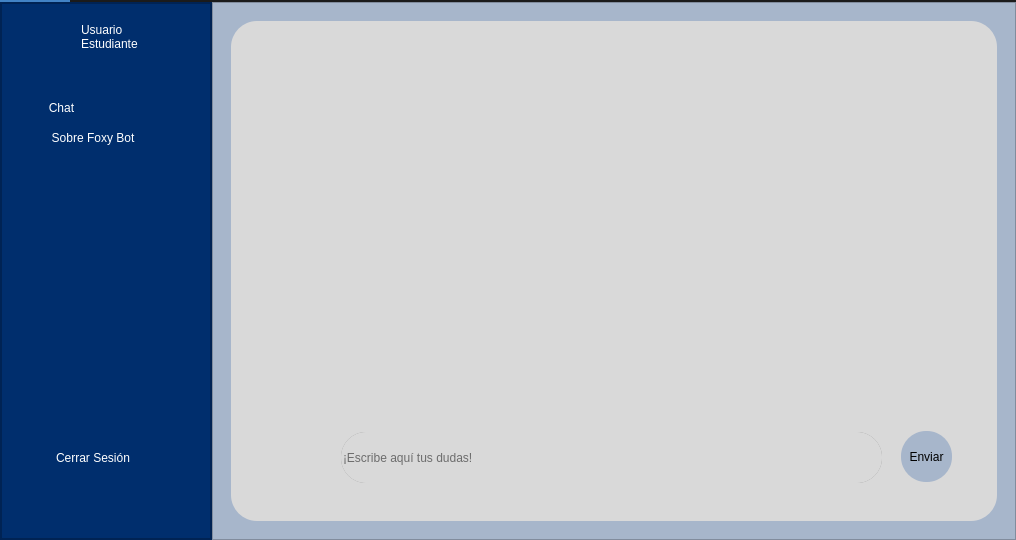
<?xml version="1.0" encoding="UTF-8"?>
<ui version="4.0">
 <class>VentanaEstudiante</class>
 <widget class="QMainWindow" name="VentanaEstudiante">
  <property name="geometry">
   <rect>
    <x>0</x>
    <y>0</y>
    <width>1016</width>
    <height>540</height>
   </rect>
  </property>
  <property name="minimumSize">
   <size>
    <width>1000</width>
    <height>500</height>
   </size>
  </property>
  <property name="windowTitle">
   <string>MainWindow</string>
  </property>
  <property name="styleSheet">
   <string notr="true">background-color: rgb(45, 45, 45);</string>
  </property>
  <widget class="QWidget" name="centralwidget">
   <layout class="QVBoxLayout" name="verticalLayout">
    <property name="spacing">
     <number>0</number>
    </property>
    <property name="leftMargin">
     <number>0</number>
    </property>
    <property name="topMargin">
     <number>0</number>
    </property>
    <property name="rightMargin">
     <number>0</number>
    </property>
    <property name="bottomMargin">
     <number>0</number>
    </property>
    <item>
     <widget class="QFrame" name="Top_Bar">
      <property name="maximumSize">
       <size>
        <width>16777215</width>
        <height>40</height>
       </size>
      </property>
      <property name="styleSheet">
       <string notr="true">background-color: rgb(35, 35, 35);</string>
      </property>
      <property name="frameShape">
       <enum>QFrame::NoFrame</enum>
      </property>
      <property name="frameShadow">
       <enum>QFrame::Raised</enum>
      </property>
      <layout class="QHBoxLayout" name="horizontalLayout">
       <property name="spacing">
        <number>0</number>
       </property>
       <property name="leftMargin">
        <number>0</number>
       </property>
       <property name="topMargin">
        <number>0</number>
       </property>
       <property name="rightMargin">
        <number>0</number>
       </property>
       <property name="bottomMargin">
        <number>0</number>
       </property>
       <item>
        <widget class="QFrame" name="frame_toggle">
         <property name="maximumSize">
          <size>
           <width>70</width>
           <height>40</height>
          </size>
         </property>
         <property name="styleSheet">
          <string notr="true">background-color: rgb(85, 170, 255);</string>
         </property>
         <property name="frameShape">
          <enum>QFrame::StyledPanel</enum>
         </property>
         <property name="frameShadow">
          <enum>QFrame::Raised</enum>
         </property>
         <layout class="QVBoxLayout" name="verticalLayout_2">
          <property name="spacing">
           <number>0</number>
          </property>
          <property name="leftMargin">
           <number>0</number>
          </property>
          <property name="topMargin">
           <number>0</number>
          </property>
          <property name="rightMargin">
           <number>0</number>
          </property>
          <property name="bottomMargin">
           <number>0</number>
          </property>
         </layout>
        </widget>
       </item>
       <item>
        <widget class="QFrame" name="frame_top">
         <property name="frameShape">
          <enum>QFrame::StyledPanel</enum>
         </property>
         <property name="frameShadow">
          <enum>QFrame::Raised</enum>
         </property>
        </widget>
       </item>
      </layout>
     </widget>
    </item>
    <item>
     <widget class="QFrame" name="Content">
      <property name="styleSheet">
       <string notr="true">background-color: rgb(255, 255, 255);</string>
      </property>
      <property name="frameShape">
       <enum>QFrame::NoFrame</enum>
      </property>
      <property name="frameShadow">
       <enum>QFrame::Raised</enum>
      </property>
      <layout class="QHBoxLayout" name="horizontalLayout_2">
       <property name="spacing">
        <number>0</number>
       </property>
       <property name="leftMargin">
        <number>0</number>
       </property>
       <property name="topMargin">
        <number>0</number>
       </property>
       <property name="rightMargin">
        <number>0</number>
       </property>
       <property name="bottomMargin">
        <number>0</number>
       </property>
       <item>
        <widget class="QFrame" name="frame_left_menu">
         <property name="minimumSize">
          <size>
           <width>212</width>
           <height>0</height>
          </size>
         </property>
         <property name="maximumSize">
          <size>
           <width>70</width>
           <height>16777215</height>
          </size>
         </property>
         <property name="styleSheet">
          <string notr="true">background-color: rgb(0, 46, 109);</string>
         </property>
         <property name="frameShape">
          <enum>QFrame::StyledPanel</enum>
         </property>
         <property name="frameShadow">
          <enum>QFrame::Raised</enum>
         </property>
         <layout class="QVBoxLayout" name="verticalLayout_3">
          <property name="leftMargin">
           <number>0</number>
          </property>
          <property name="topMargin">
           <number>0</number>
          </property>
          <property name="rightMargin">
           <number>0</number>
          </property>
          <property name="bottomMargin">
           <number>0</number>
          </property>
          <item>
           <widget class="QFrame" name="frame_3">
            <property name="frameShape">
             <enum>QFrame::StyledPanel</enum>
            </property>
            <property name="frameShadow">
             <enum>QFrame::Raised</enum>
            </property>
            <widget class="QPushButton" name="btn_chat">
             <property name="geometry">
              <rect>
               <x>20</x>
               <y>90</y>
               <width>171</width>
               <height>30</height>
              </rect>
             </property>
             <property name="minimumSize">
              <size>
               <width>0</width>
               <height>30</height>
              </size>
             </property>
             <property name="cursor">
              <cursorShape>PointingHandCursor</cursorShape>
             </property>
             <property name="styleSheet">
              <string notr="true">QPushButton {
	font: 11.5pt &quot;Calibri&quot;;
	color: rgb(255, 255, 255);
	padding-left:-90px;
	background-color: rgb(0, 46, 109);
	border: 0px solid;
	border-radius:15px;
}
QPushButton:hover {
	background-color: rgb(93, 129, 163);
}


	
	
	
	
</string>
             </property>
             <property name="text">
              <string>Chat</string>
             </property>
             <property name="flat">
              <bool>false</bool>
             </property>
            </widget>
            <widget class="QLabel" name="label_2">
             <property name="geometry">
              <rect>
               <x>80</x>
               <y>20</y>
               <width>47</width>
               <height>13</height>
              </rect>
             </property>
             <property name="styleSheet">
              <string notr="true">color: rgb(255, 255, 255);
font: 11.5pt &quot;Calibri&quot;;</string>
             </property>
             <property name="text">
              <string>Usuario</string>
             </property>
            </widget>
            <widget class="QLabel" name="label_3">
             <property name="geometry">
              <rect>
               <x>80</x>
               <y>31</y>
               <width>61</width>
               <height>20</height>
              </rect>
             </property>
             <property name="styleSheet">
              <string notr="true">color: rgb(255, 255, 255);
font: 25 11pt &quot;Calibri Light&quot;;
background-color: transparent;</string>
             </property>
             <property name="text">
              <string>Estudiante</string>
             </property>
            </widget>
            <widget class="QPushButton" name="btn_cerrarSesion">
             <property name="geometry">
              <rect>
               <x>30</x>
               <y>440</y>
               <width>171</width>
               <height>30</height>
              </rect>
             </property>
             <property name="minimumSize">
              <size>
               <width>0</width>
               <height>30</height>
              </size>
             </property>
             <property name="cursor">
              <cursorShape>PointingHandCursor</cursorShape>
             </property>
             <property name="styleSheet">
              <string notr="true">QPushButton {
	font: 9pt &quot;Calibri&quot;;
	color: rgb(255, 255, 255);
	padding-left:-47px;
	background-color: rgb(0, 46, 109);
	border: 0px solid;
	border-radius:15px;
}
QPushButton:hover {
	background-color: rgb(93, 129, 163);
}


	
	
	
	
</string>
             </property>
             <property name="text">
              <string>Cerrar Sesión</string>
             </property>
             <property name="flat">
              <bool>false</bool>
             </property>
            </widget>
            <widget class="QPushButton" name="btn_about">
             <property name="geometry">
              <rect>
               <x>20</x>
               <y>120</y>
               <width>171</width>
               <height>30</height>
              </rect>
             </property>
             <property name="minimumSize">
              <size>
               <width>0</width>
               <height>30</height>
              </size>
             </property>
             <property name="cursor">
              <cursorShape>PointingHandCursor</cursorShape>
             </property>
             <property name="styleSheet">
              <string notr="true">QPushButton {
	font: 11.5pt &quot;Calibri&quot;;
	color: rgb(255, 255, 255);
	padding-left:-27px;
	background-color: rgb(0, 46, 109);
	border: 0px solid;
	border-radius:15px;
}
QPushButton:hover {
	background-color: rgb(93, 129, 163);
}


	
	
	
	
</string>
             </property>
             <property name="text">
              <string>Sobre Foxy Bot</string>
             </property>
             <property name="flat">
              <bool>false</bool>
             </property>
            </widget>
            <widget class="QLabel" name="label_4">
             <property name="geometry">
              <rect>
               <x>30</x>
               <y>10</y>
               <width>51</width>
               <height>41</height>
              </rect>
             </property>
             <property name="contextMenuPolicy">
              <enum>Qt::CustomContextMenu</enum>
             </property>
             <property name="text">
              <string/>
             </property>
             <property name="pixmap">
              <pixmap>../img/ico.png</pixmap>
             </property>
             <property name="scaledContents">
              <bool>true</bool>
             </property>
            </widget>
           </widget>
          </item>
         </layout>
        </widget>
       </item>
       <item>
        <widget class="QFrame" name="frame_pages">
         <property name="maximumSize">
          <size>
           <width>16777215</width>
           <height>16777215</height>
          </size>
         </property>
         <property name="styleSheet">
          <string notr="true">background-color: rgb(167, 182, 203);</string>
         </property>
         <property name="frameShape">
          <enum>QFrame::StyledPanel</enum>
         </property>
         <property name="frameShadow">
          <enum>QFrame::Raised</enum>
         </property>
         <layout class="QVBoxLayout" name="verticalLayout_5">
          <item>
           <widget class="QStackedWidget" name="stackedWidget">
            <property name="currentIndex">
             <number>0</number>
            </property>
            <widget class="QWidget" name="page_1">
             <layout class="QHBoxLayout" name="horizontalLayout_3">
              <item>
               <widget class="QFrame" name="frame">
                <property name="styleSheet">
                 <string notr="true">QFrame{
	background-color: rgb(217, 217, 217);
	border-radius:26px;

}</string>
                </property>
                <property name="frameShape">
                 <enum>QFrame::StyledPanel</enum>
                </property>
                <property name="frameShadow">
                 <enum>QFrame::Raised</enum>
                </property>
                <widget class="QFrame" name="frame_input_messages">
                 <property name="geometry">
                  <rect>
                   <x>10</x>
                   <y>400</y>
                   <width>731</width>
                   <height>71</height>
                  </rect>
                 </property>
                 <property name="styleSheet">
                  <string notr="true">QFrame{
	
	
	
	padding-top:1px;
	border-radius:25px;
}</string>
                 </property>
                 <property name="frameShape">
                  <enum>QFrame::StyledPanel</enum>
                 </property>
                 <property name="frameShadow">
                  <enum>QFrame::Raised</enum>
                 </property>
                 <widget class="QPushButton" name="pushButton">
                  <property name="geometry">
                   <rect>
                    <x>660</x>
                    <y>10</y>
                    <width>51</width>
                    <height>51</height>
                   </rect>
                  </property>
                  <property name="cursor">
                   <cursorShape>PointingHandCursor</cursorShape>
                  </property>
                  <property name="styleSheet">
                   <string notr="true">QPushButton{
	background-color: rgb(167, 182, 203);
	padding-top:1px;
	border-radius:25px;
	border-color: rgb(0, 46, 109);
}

QPushButton:hover {
	background-color: rgb(93, 129, 163);
}</string>
                  </property>
                  <property name="text">
                   <string>Enviar</string>
                  </property>
                 </widget>
                 <widget class="QLabel" name="label_5">
                  <property name="geometry">
                   <rect>
                    <x>20</x>
                    <y>0</y>
                    <width>61</width>
                    <height>61</height>
                   </rect>
                  </property>
                  <property name="contextMenuPolicy">
                   <enum>Qt::CustomContextMenu</enum>
                  </property>
                  <property name="styleSheet">
                   <string notr="true"/>
                  </property>
                  <property name="text">
                   <string/>
                  </property>
                  <property name="pixmap">
                   <pixmap>../../../Downloads/icoUser.png</pixmap>
                  </property>
                  <property name="scaledContents">
                   <bool>true</bool>
                  </property>
                  <property name="wordWrap">
                   <bool>true</bool>
                  </property>
                 </widget>
                 <widget class="QFrame" name="frame_4">
                  <property name="geometry">
                   <rect>
                    <x>100</x>
                    <y>11</y>
                    <width>541</width>
                    <height>51</height>
                   </rect>
                  </property>
                  <property name="styleSheet">
                   <string notr="true">QFrame{
	
	
	
	
	
	
	background-color: rgb(148, 148, 148);
	padding-top:1px;
	border-radius:25px;
	
	border-color: rgb(0, 46, 109);
}</string>
                  </property>
                  <property name="frameShape">
                   <enum>QFrame::StyledPanel</enum>
                  </property>
                  <property name="frameShadow">
                   <enum>QFrame::Raised</enum>
                  </property>
                  <widget class="QLineEdit" name="lineEdit">
                   <property name="geometry">
                    <rect>
                     <x>0</x>
                     <y>0</y>
                     <width>541</width>
                     <height>51</height>
                    </rect>
                   </property>
                   <property name="styleSheet">
                    <string notr="true">QLineEdit{
	
	
	
	
	background-color: rgb(217, 217, 217);
	padding-top:1px;
	border-radius:25px;
	
	border-color: rgb(0, 46, 109);
}</string>
                   </property>
                   <property name="placeholderText">
                    <string>¡Escribe aquí tus dudas!</string>
                   </property>
                  </widget>
                 </widget>
                 <zorder>frame_4</zorder>
                 <zorder>pushButton</zorder>
                 <zorder>label_5</zorder>
                </widget>
                <widget class="QListView" name="listView">
                 <property name="geometry">
                  <rect>
                   <x>20</x>
                   <y>20</y>
                   <width>721</width>
                   <height>351</height>
                  </rect>
                 </property>
                </widget>
               </widget>
              </item>
             </layout>
            </widget>
            <widget class="QWidget" name="page_2">
             <layout class="QVBoxLayout" name="verticalLayout_6">
              <item>
               <widget class="QFrame" name="frame_2">
                <property name="styleSheet">
                 <string notr="true">QFrame{
	background-color: rgb(217, 217, 217);
	border-radius:26px;

}</string>
                </property>
                <property name="frameShape">
                 <enum>QFrame::StyledPanel</enum>
                </property>
                <property name="frameShadow">
                 <enum>QFrame::Raised</enum>
                </property>
                <widget class="QLabel" name="label">
                 <property name="geometry">
                  <rect>
                   <x>340</x>
                   <y>220</y>
                   <width>141</width>
                   <height>61</height>
                  </rect>
                 </property>
                 <property name="styleSheet">
                  <string notr="true">font: 16pt &quot;Calibri&quot;;</string>
                 </property>
                 <property name="text">
                  <string>&lt;html&gt;&lt;head/&gt;&lt;body&gt;&lt;p&gt;&lt;span style=&quot; font-size:18pt;&quot;&gt;FOXYBOT v0.1&lt;/span&gt;&lt;/p&gt;&lt;/body&gt;&lt;/html&gt;</string>
                 </property>
                </widget>
               </widget>
              </item>
             </layout>
            </widget>
           </widget>
          </item>
         </layout>
        </widget>
       </item>
      </layout>
     </widget>
    </item>
   </layout>
  </widget>
 </widget>
 <resources/>
 <connections/>
</ui>
